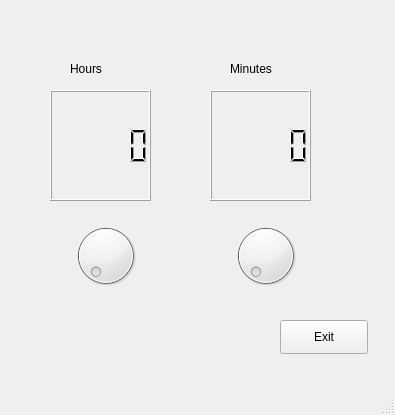
<?xml version="1.0" encoding="UTF-8"?>
<ui version="4.0">
 <class>MainWindow</class>
 <widget class="QMainWindow" name="MainWindow">
  <property name="geometry">
   <rect>
    <x>0</x>
    <y>0</y>
    <width>395</width>
    <height>415</height>
   </rect>
  </property>
  <property name="minimumSize">
   <size>
    <width>395</width>
    <height>415</height>
   </size>
  </property>
  <property name="maximumSize">
   <size>
    <width>395</width>
    <height>415</height>
   </size>
  </property>
  <property name="windowTitle">
   <string>MainWindow</string>
  </property>
  <widget class="QWidget" name="centralwidget">
   <widget class="QLabel" name="label">
    <property name="geometry">
     <rect>
      <x>70</x>
      <y>60</y>
      <width>59</width>
      <height>18</height>
     </rect>
    </property>
    <property name="text">
     <string>Hours</string>
    </property>
   </widget>
   <widget class="QLabel" name="label_2">
    <property name="geometry">
     <rect>
      <x>230</x>
      <y>60</y>
      <width>59</width>
      <height>18</height>
     </rect>
    </property>
    <property name="text">
     <string>Minutes</string>
    </property>
   </widget>
   <widget class="QLCDNumber" name="lcdNumber">
    <property name="geometry">
     <rect>
      <x>50</x>
      <y>90</y>
      <width>101</width>
      <height>111</height>
     </rect>
    </property>
   </widget>
   <widget class="QLCDNumber" name="lcdNumber_2">
    <property name="geometry">
     <rect>
      <x>210</x>
      <y>90</y>
      <width>101</width>
      <height>111</height>
     </rect>
    </property>
   </widget>
   <widget class="QDial" name="dial">
    <property name="geometry">
     <rect>
      <x>60</x>
      <y>220</y>
      <width>91</width>
      <height>71</height>
     </rect>
    </property>
    <property name="maximum">
     <number>23</number>
    </property>
   </widget>
   <widget class="QDial" name="dial_2">
    <property name="geometry">
     <rect>
      <x>220</x>
      <y>220</y>
      <width>91</width>
      <height>71</height>
     </rect>
    </property>
    <property name="maximum">
     <number>59</number>
    </property>
   </widget>
   <widget class="QPushButton" name="pushButton">
    <property name="geometry">
     <rect>
      <x>280</x>
      <y>320</y>
      <width>88</width>
      <height>34</height>
     </rect>
    </property>
    <property name="text">
     <string>Exit</string>
    </property>
   </widget>
  </widget>
  <widget class="QMenuBar" name="menubar">
   <property name="geometry">
    <rect>
     <x>0</x>
     <y>0</y>
     <width>395</width>
     <height>30</height>
    </rect>
   </property>
  </widget>
  <widget class="QStatusBar" name="statusbar"/>
 </widget>
 <resources/>
 <connections>
  <connection>
   <sender>dial</sender>
   <signal>sliderMoved(int)</signal>
   <receiver>lcdNumber</receiver>
   <slot>display(int)</slot>
   <hints>
    <hint type="sourcelabel">
     <x>105</x>
     <y>285</y>
    </hint>
    <hint type="destinationlabel">
     <x>100</x>
     <y>175</y>
    </hint>
   </hints>
  </connection>
  <connection>
   <sender>dial_2</sender>
   <signal>sliderMoved(int)</signal>
   <receiver>lcdNumber_2</receiver>
   <slot>display(int)</slot>
   <hints>
    <hint type="sourcelabel">
     <x>265</x>
     <y>285</y>
    </hint>
    <hint type="destinationlabel">
     <x>260</x>
     <y>175</y>
    </hint>
   </hints>
  </connection>
  <connection>
   <sender>pushButton</sender>
   <signal>clicked()</signal>
   <receiver>MainWindow</receiver>
   <slot>close()</slot>
   <hints>
    <hint type="sourcelabel">
     <x>323</x>
     <y>366</y>
    </hint>
    <hint type="destinationlabel">
     <x>197</x>
     <y>207</y>
    </hint>
   </hints>
  </connection>
 </connections>
</ui>
